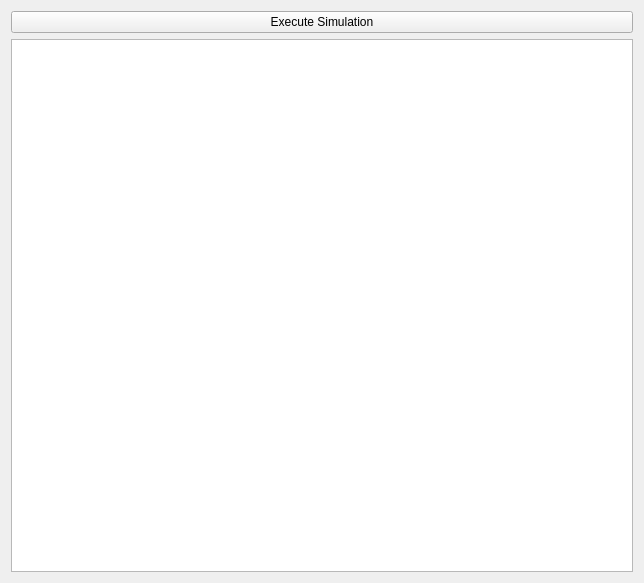
<?xml version="1.0" encoding="UTF-8"?>
<ui version="4.0">
 <class>Simulate</class>
 <widget class="QWidget" name="Simulate">
  <property name="geometry">
   <rect>
    <x>0</x>
    <y>0</y>
    <width>644</width>
    <height>583</height>
   </rect>
  </property>
  <property name="windowTitle">
   <string>Form</string>
  </property>
  <layout class="QVBoxLayout" name="verticalLayout">
   <item>
    <widget class="QPushButton" name="START">
     <property name="text">
      <string>Execute Simulation</string>
     </property>
    </widget>
   </item>
   <item>
    <widget class="QTableWidget" name="tableWidget"/>
   </item>
  </layout>
 </widget>
 <resources/>
 <connections/>
</ui>
